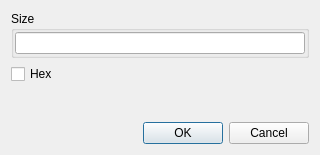
<?xml version="1.0" encoding="UTF-8"?>
<ui version="4.0">
 <class>DialogRemove</class>
 <widget class="QDialog" name="DialogRemove">
  <property name="windowModality">
   <enum>Qt::ApplicationModal</enum>
  </property>
  <property name="geometry">
   <rect>
    <x>0</x>
    <y>0</y>
    <width>320</width>
    <height>155</height>
   </rect>
  </property>
  <property name="windowTitle">
   <string>Remove</string>
  </property>
  <property name="modal">
   <bool>true</bool>
  </property>
  <layout class="QVBoxLayout" name="verticalLayout">
   <item>
    <widget class="QGroupBox" name="groupBoxValue">
     <property name="title">
      <string>Size</string>
     </property>
     <layout class="QHBoxLayout" name="horizontalLayout_2">
      <property name="spacing">
       <number>1</number>
      </property>
      <property name="leftMargin">
       <number>1</number>
      </property>
      <property name="topMargin">
       <number>1</number>
      </property>
      <property name="rightMargin">
       <number>1</number>
      </property>
      <property name="bottomMargin">
       <number>1</number>
      </property>
      <item>
       <widget class="XLineEditHEX" name="lineEditValue"/>
      </item>
     </layout>
    </widget>
   </item>
   <item>
    <layout class="QHBoxLayout" name="horizontalLayout_3">
     <item>
      <widget class="QCheckBox" name="checkBoxHex">
       <property name="text">
        <string>Hex</string>
       </property>
      </widget>
     </item>
     <item>
      <widget class="QLabel" name="labelStatus">
       <property name="sizePolicy">
        <sizepolicy hsizetype="Expanding" vsizetype="Preferred">
         <horstretch>0</horstretch>
         <verstretch>0</verstretch>
        </sizepolicy>
       </property>
       <property name="text">
        <string/>
       </property>
      </widget>
     </item>
    </layout>
   </item>
   <item>
    <spacer name="verticalSpacer">
     <property name="orientation">
      <enum>Qt::Vertical</enum>
     </property>
     <property name="sizeHint" stdset="0">
      <size>
       <width>20</width>
       <height>40</height>
      </size>
     </property>
    </spacer>
   </item>
   <item>
    <layout class="QHBoxLayout" name="horizontalLayout">
     <item>
      <spacer name="horizontalSpacer">
       <property name="orientation">
        <enum>Qt::Horizontal</enum>
       </property>
       <property name="sizeHint" stdset="0">
        <size>
         <width>40</width>
         <height>20</height>
        </size>
       </property>
      </spacer>
     </item>
     <item>
      <widget class="QPushButton" name="pushButtonOK">
       <property name="text">
        <string>OK</string>
       </property>
      </widget>
     </item>
     <item>
      <widget class="QPushButton" name="pushButtonCancel">
       <property name="text">
        <string>Cancel</string>
       </property>
      </widget>
     </item>
    </layout>
   </item>
  </layout>
 </widget>
 <customwidgets>
  <customwidget>
   <class>XLineEditHEX</class>
   <extends>QLineEdit</extends>
   <header>xlineedithex.h</header>
  </customwidget>
 </customwidgets>
 <resources/>
 <connections/>
</ui>
